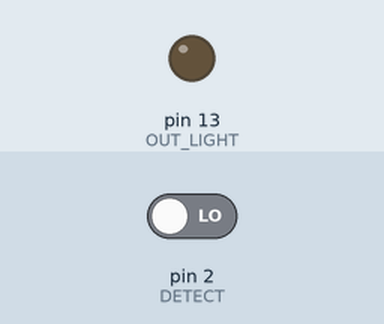
Bench run of a program on a simulated Arduino Uno, built with avr-gcc and run on an emulated ATmega328P. Shown: output pins drawn as LEDs (lit = HIGH). Inputs (shaded band) come from the test bench; at power-on: pin 2 (DETECT) LOW.

Above: at 1.2 s.
1.3 s: pin 2 (DETECT) driven HIGH
At 2.0 s:
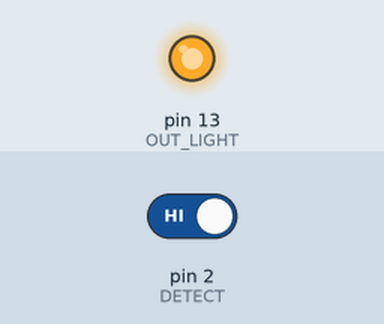
Timing chart, 0 to 4.3 s (numbered marks = the images above; inputs shaded):
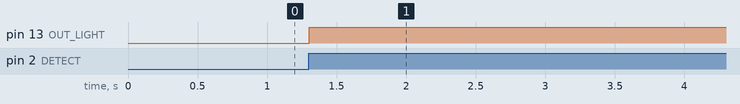

Measured:
- after the input at 1.3 s, pin 13 (OUT_LIGHT): LOW → HIGH at once

The program:

Main.cpp
```cpp
#include <Arduino.h>
#include <avr/io.h>
#include <avr/interrupt.h>
#include <TimerOne.h>

#define DETECT 2  //zero cross detect
#define OUT_LIGHT 13

unsigned long lastTime = 0;
volatile uint8_t state = HIGH;
volatile unsigned int tic;
int led1Power = 30;

void detectDown();
void detectUp();
void halfcycle();

void setup() {

    Serial.begin(115200);
    Timer1.initialize(100);
    pinMode(DETECT, INPUT);     //zero cross detect
    pinMode(OUT_LIGHT, OUTPUT);
    Timer1.attachInterrupt(halfcycle);
    Timer1.stop();
    attachInterrupt(0, detectUp, RISING);
}

void halfcycle() {
    tic++;
    digitalWrite(OUT_LIGHT, led1Power < tic);
}

void detectUp() {

    tic = 0;
    Timer1.restart();
    attachInterrupt(0, detectDown, FALLING);
}

void detectDown() {

    tic = 0;
    Timer1.restart();
    attachInterrupt(0, detectUp, RISING);
}


void loop() {

}
```
